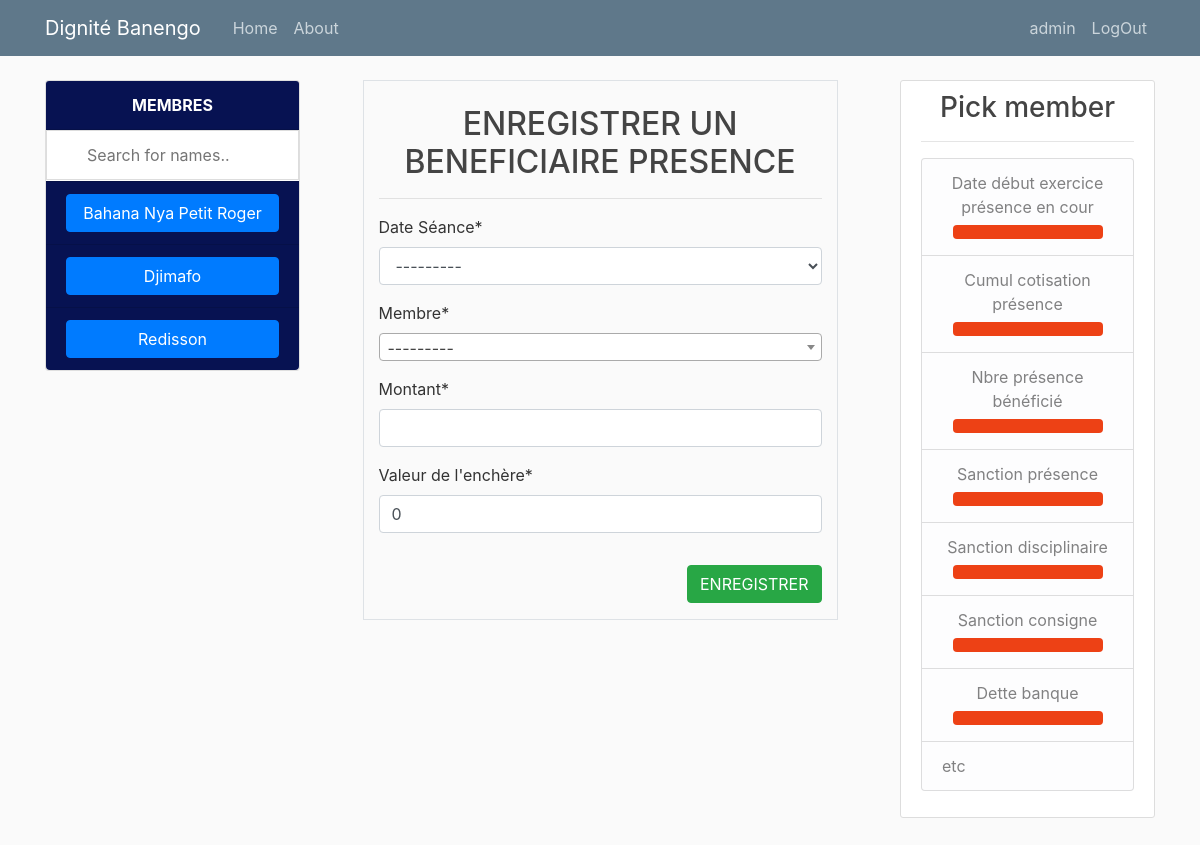
The page /creer_beneficiaire_presence/ (signed in) on the database its author committed.
### tontine/models.py (models this page shows)
class Membre(models.Model):
    user = models.OneToOneField(User, on_delete=models.CASCADE)
    nom = models.CharField(max_length=100, unique=True)
    matricule = models.CharField(max_length=8, unique=True)
    telephone = models.CharField(max_length=10, blank=True, null=True)
    qualite = models.CharField(max_length=100, blank=True, null=True)
    profession = models.CharField(max_length=100, blank=True, null=True)
    sexe = models.CharField(choices=SEXE_CHOICES, max_length=1)
    date_naissance = models.DateField(blank=True, null=True)
    date_adhesion = models.DateField()
    created = models.DateTimeField(auto_now_add=True)
    updated = models.DateTimeField(auto_now=True)
    cotisation = models.ForeignKey(MontantCotisation, on_delete=models.CASCADE)
    presence = models.ForeignKey(MontantPresence, on_delete=models.CASCADE)
    agape = models.ForeignKey(MontantAgape, on_delete=models.CASCADE)
    bank = models.ForeignKey(MontantBank, on_delete=models.SET_NULL, blank=True, null=True)
    bank_bool = models.BooleanField(default=False)
    cotisation_bool = models.BooleanField(default=False)
    presence_bool = models.BooleanField(default=True)
    total_impaye = models.IntegerField(default=0)
    total_seance = models.IntegerField(default=0)
    total_consigne = models.IntegerField(default=0)
    reserve = models.IntegerField(default=0)
    def __str__(self):
        return self.nom

### tontine/views.py (the view)
# urls.py: path('creer_beneficiaire_presence/', views.creer_beneficiaire_presence, name='creer_beneficiaire_presence'),
@staff_member_required
def creer_beneficiaire_presence(request):
    context = {}
    deja_beneficies = BeneficiairePresence.objects.filter(seance__exercice_presence__is_active=True).values('membre')
    membres = Membre.objects.filter(presence_bool=True).order_by("nom").exclude(id__in=deja_beneficies)
    context['membres']= membres
    if request.method == "POST":
        form = BeneficiairePresenceForm(request.POST)
        if form.is_valid():
            membre = form.cleaned_data['membre']
            amount = form.cleaned_data['montant']
            form.instance.author = request.user
            form.save()
            messages.info(request, f'{membre.nom} a bénéficié {amount} XAF !!!')
            return redirect('creer_beneficiaire_presence')
    else:
        if request.GET.get('membre'):
        	params = request.GET.get('membre')
        	membre = get_object_or_404(Membre, pk=params)
        	context['membre']= membre
        	form = BeneficiairePresenceForm(initial={'membre': membre,})
        	hist = Encaissement.objects.filter(seance__exercice_presence__is_active=True, membre=membre)
        	if ExercicePresence.objects.filter(is_active = True).exists():
        		exercice = ExercicePresence.objects.filter(is_active = True).last()
        		date_debut_exercice = exercice.date_debut
        	else:
        		messages.info(request, 'Vous n\'avez pas d\'exercice présence active. Créez une!!!')
        		return redirect('home')
        	benefice = BeneficiairePresence.objects.filter(seance__exercice_presence__is_active=True, membre=membre)
        	nbre = len(benefice)
        	penalite_disciplinaires = SanctionDisciplinaire.objects.filter(membre=membre)
        	penalite_consignes = Consigne.objects.filter(membre=membre, date_consigne__gte = date_debut_exercice)
        	penalites = Sanction.objects.filter(seance__exercice_presence__is_active=True, membre=membre).exclude(freeze=True)
        	prets = PretBank.objects.filter(membre=membre, freeze=False)
        	penalite = sum([pen.valeur_sanction_presence for pen in penalites if pen.sanction_presence_paye == 0])
        	penalite_disciplinaire = sum([pen.montant for pen in penalite_disciplinaires if pen.sanction_paye == 0])
        	penalite_consigne = sum([pen.penalite_consigne for pen in penalite_consignes if pen.consigne_paye == 0])
        	solde = sum([h.tontine_presence for h in hist])
        	pretarembourser = sum([p.reste_a_rembourser for p in prets])
        	context['penalite']= penalite
        	context['penalite_disciplinaire']= penalite_disciplinaire
        	context['penalite_consigne']= penalite_consigne
        	context['solde']= solde
        	context['nbre']= nbre
        	context['pretarembourser']= pretarembourser
        	context['date_debut_exercice'] = date_debut_exercice
        else:
            form = BeneficiairePresenceForm()
    context['form'] = form
    return render(request, 'tontine/beneficiaire_presence.html', context)

### tontine/forms.py
class BeneficiairePresenceForm(forms.ModelForm):
    class Meta:
        model = BeneficiairePresence
        fields = ('seance', 'membre', 'montant', 'enchere',)
        labels = {
            "seance": "Date Séance",
            "membre": "Membre",
            "montant": "Montant",
            "enchere": "Valeur de l'enchère",
        }

### tontine/models.py (called while the page is built)
    def __str__(self):
        return str(self.date_seance)

### tontine/templatetags/custom_tag.py (called while the page is built)
@register.filter(name='has_group')
def has_group(user, group_name):
    group = Group.objects.get(name=group_name)
    return True if group in user.groups.all() else False

### tontine/templates/tontine/beneficiaire_presence.html (shortened to what this page needs)
{% extends "tontine/base.html" %}
{% load crispy_forms_tags %}
{% load custom_tag %}
{% block content %}
<div class="content-fluid">
    <div class="row">
        <div class="col-md-3" style="max-height: 650px; max-width: 400px; overflow: scroll; overflow-x: hidden;">
            <div class="card" style="width: 100%;">
                <div class="card-header" style="background-color: #071252; font-weight: bold; text-align: center; color: white;">
                    MEMBRES
                </div>
                <input type="text" id="myInput"  onkeyup="myFunction()" placeholder="Search for names..">
                <ul id="myUL" class="list-group list-group-flush">
                    {% for m in membres %}
                    <li class="list-group-item" style="background-color: #071252;">
                        <a class="btn btn-primary" href="/creer_beneficiaire_presence/?membre={{m.id}}" style="width: 100%;">
                            {{m.nom}}</a>
                    </li>
                    {% endfor %}
                </ul>
              </div>
        </div>
        <div class="col-md-6">
            <div class="row">
                <div class="col-md-10 offset-md-1 border">
                    <br>
                    <h2 style="text-align: center;">ENREGISTRER UN BENEFICIAIRE PRESENCE</h2>
                    <hr>
                    <form action="" method="post">
                        {{form|crispy}}
                        {% if request.user|has_group:"creer_beneficiaire" %}
                            <button class="btn btn-success mt-3 mb-3" type="submit" style="float: right;">
                                 ENREGISTRER
                            </button>
                        {% else %}
                            <p style="font-style: italic; color: brown;">Request for specific group Permission</p>
                        {% endif %}
                    </form>
                    <br>
                </div>
            </div>
        </div>
        <div class="col-md-3">
            <div class="content-section">
                {% if membre %}
                <h3 style="text-align: center;">{{membre.nom}}</h3>
                {% else %}
                <h3 style="text-align: center;">Pick member</h3>
                {% endif %}
                <hr>
                <p class='text-muted'>
                  <ul class="list-group">
                    <li class="list-group-item list-group-item-light" style="text-align: center;">
                        Date début exercice présence en cour <br>
                        <span class="btn" style="background-color: #ed4115; width: 150px; color: white; font-weight: 600;">{{date_debut_exercice|date:"d/m/Y"}}</span>
                    </li>
                    <li class="list-group-item list-group-item-light" style="text-align: center;">
                        Cumul cotisation présence <br>
                        <span class="btn" style="background-color: #ed4115; width: 150px; color: white; font-weight: 600;">{{solde}}</span>
                    </li>
                    <li class="list-group-item list-group-item-light" style="text-align: center;">
                        Nbre présence bénéficié <br>
                        <span class="btn" style="background-color: #ed4115; width: 150px; color: white; font-weight: 600;">{{nbre}}</span>
                    </li>
                    <li class="list-group-item list-group-item-light" style="text-align: center;">
                        Sanction présence <br>
                        <span class="btn" style="background-color: #ed4115; width: 150px; color: white; font-weight: 600;">{{penalite}}</span>
                    </li>
                    <li class="list-group-item list-group-item-light" style="text-align: center;">
                        Sanction disciplinaire <br>
                        <span class="btn" style="background-color: #ed4115; width: 150px; color: white; font-weight: 600;">{{penalite_disciplinaire}}</span>
                    </li>
                    <li class="list-group-item list-group-item-light" style="text-align: center;">
                        Sanction consigne <br>
                        <span class="btn" style="background-color: #ed4115; width: 150px; color: white; font-weight: 600;">{{penalite_consigne}}</span>
                    </li>
                    <li class="list-group-item list-group-item-light" style="text-align: center;">
                        Dette banque <br>
                        <span class="btn" style="background-color: #ed4115; width: 150px; color: white; font-weight: 600;">{{pretarembourser}}</span>
                    </li>
                    <li class="list-group-item list-group-item-light">etc</li>
                  </ul>
                </p>
              </div>
        </div>
    </div>
</div>
{% endblock %}

### tontine/templates/tontine/base.html (shortened to what this page needs)
{% load static %}
<!DOCTYPE html>
<html>
<head>
    <link rel="stylesheet" href="https://maxcdn.bootstrapcdn.com/bootstrap/4.0.0/css/bootstrap.min.css">
    <link href="https://cdn.jsdelivr.net/npm/select2@4.1.0-rc.0/dist/css/select2.min.css" rel="stylesheet" />
    <link rel="stylesheet" type="text/css" href="{% static 'css/main.css' %}">
</head>
<body>
	<header class="site-header">
	  <nav class="navbar navbar-expand-md navbar-dark bg-steel fixed-top">
	    <div class="container">
	      <a class="navbar-brand mr-4" href="{% url 'home' %}">Dignité Banengo</a>
	      <div class="collapse navbar-collapse" id="navbarToggle">
	        <div class="navbar-nav mr-auto">
	          <a class="nav-item nav-link" href="{% url 'home' %}">Home</a>
	          <a class="nav-item nav-link" href="{% url 'about' %}">About</a>
	        </div>
	        <div class="navbar-nav">
	          {% if user.is_authenticated %}
				<a class="nav-item nav-link" href="{% url 'profile' %}">{{ request.user.username }}</a>
				<a class="nav-item nav-link" href="{% url 'logout' %}">LogOut</a>
			  {% else %}
				<a class="nav-item nav-link" href="{% url 'login' %}">Login</a>
				<a class="nav-item nav-link" href="{% url 'inscription' %}">Register</a>
			  {% endif %}
	        </div>
	      </div>
	    </div>
	  </nav>
	</header>
	<main role="main" class="container">
	  <div class="row">
	    <div class="col-md-12">
	      {% block content %}{% endblock %}
	    </div>
	  </div>
	  <br>
	  <br>
	  <br>
	  <br>
	  <br>
	  <br>
	</main>
</body>
</html>

### static/css/main.css (style rules this page uses)
body { background: #fafafa; color: #333333; margin-top: 5rem; }
h1, h2, h3, h4, h5, h6 { color: #444444; }
ul { margin: 0; }
.bg-steel { background-color: #5f788a; }
.site-header .navbar-nav .nav-link { color: #cbd5db; }
.content-section { background: #ffffff; padding: 10px 20px; border: 1px solid #dddddd; border-radius: 3px; margin-bottom: 20px; }

### tontine/templates/tontine/beneficiaire_presence.html (style rules this page uses)
#myInput { width: 100%; font-size: 16px; padding: 12px 20px 12px 40px; border: 1px solid #ddd; margin-bottom: 1px; }

### rows shown on the page
Membre: {{ m.id }} 1 (drawn), nom "Bahana Nya Petit Roger"
Membre: nom "Djimafo"
Membre: nom "Redisson"

### other values the page prints
{{ request.user.username }} "admin"
